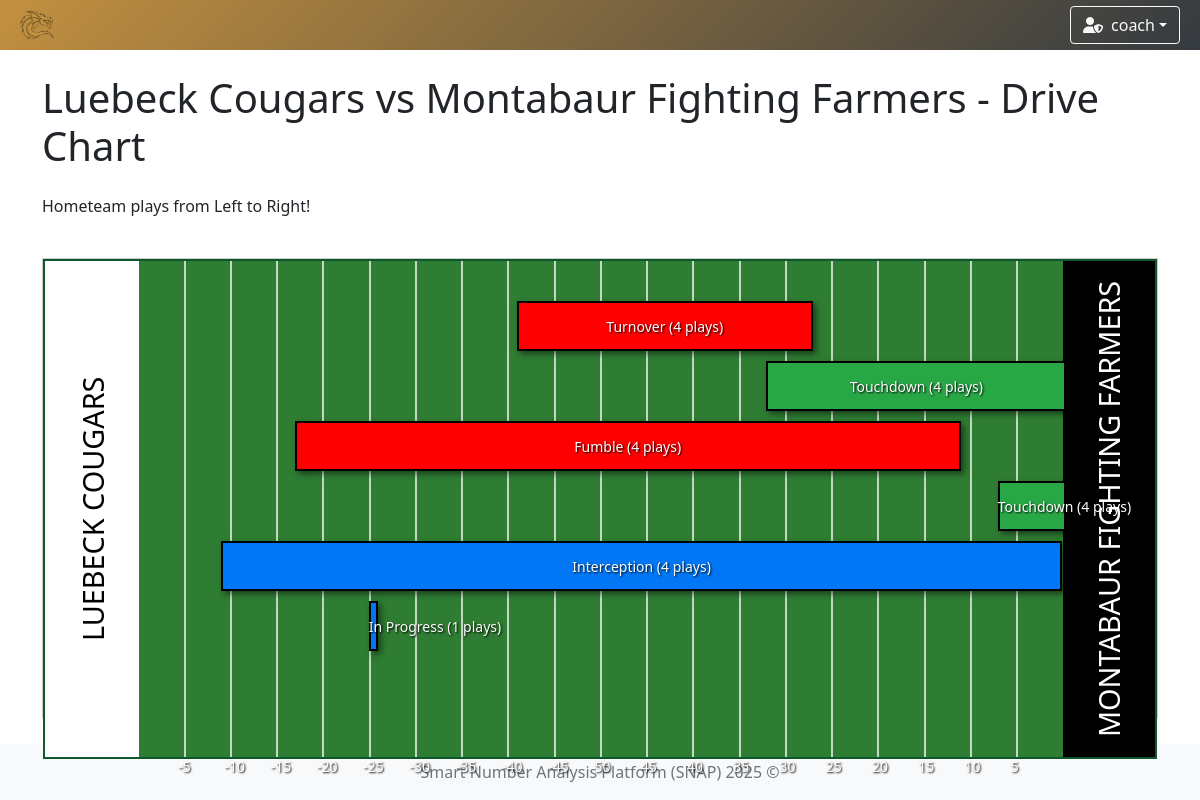
Before: /games/3/drive-chart (signed in) with the older database file.
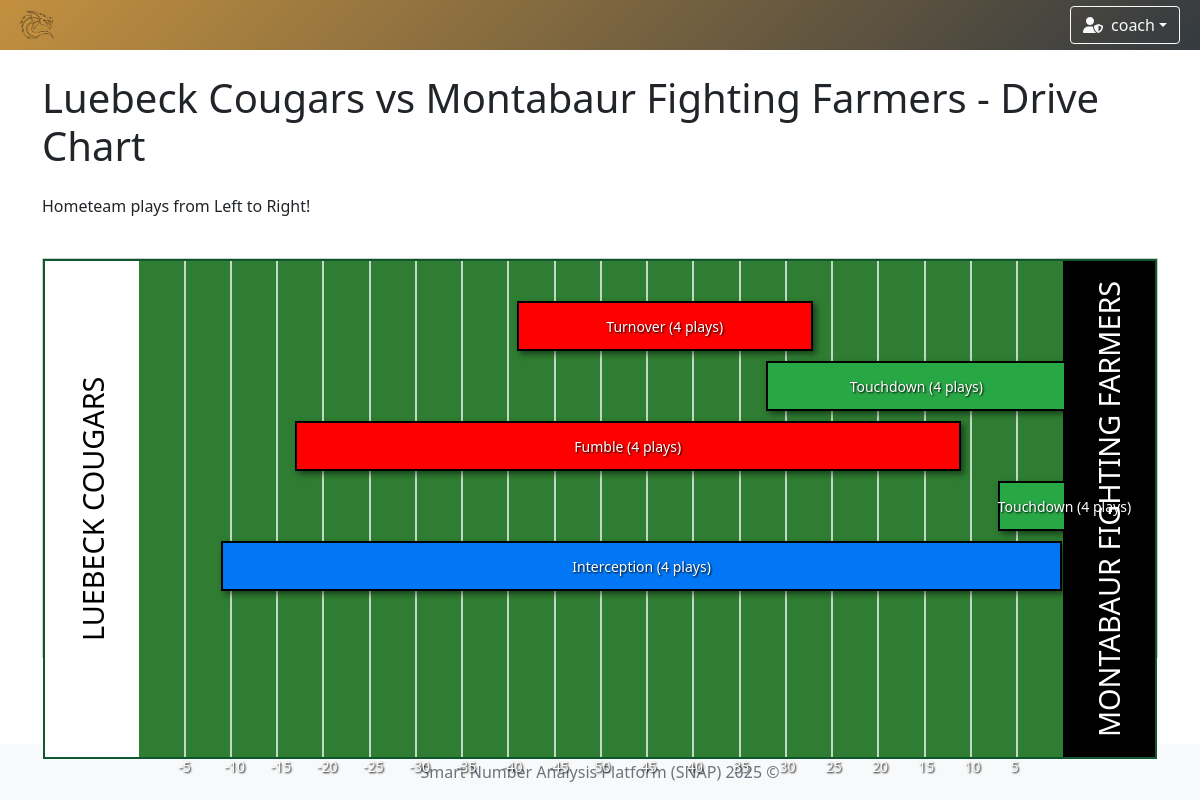
After: the same page with the newer database file.
### app/models/drive.py (models this page shows)
class DriveModel(db.Model):
    __tablename__ = 'drive'
    id = db.Column(db.Integer, primary_key=True)
    game_id = db.Column(db.Integer, db.ForeignKey('game.id'), nullable=False)
    result = db.Column(db.String(50))
    ended = db.Column(db.Boolean, default=False)
    plays = db.relationship('PlayModel', backref='drive', lazy=True, cascade='all, delete-orphan')

### app/controllers/game.py (the view)
    @login_required
    def drive_chart(self, game_id):
        game = GameModel.get_by_id(game_id)
        drives = DriveModel.query.filter_by(game_id=game_id).all()
        drives_data = []
        home_team = game.home_team
        away_team = game.away_team
        home_team_color = home_team.primary_color if home_team else "#010748"
        away_team_color = away_team.primary_color if home_team else "#010748"
        home_team_text_color = get_readable_text_color(home_team_color) if home_team else "#FFFFFF"
        away_team_text_color = get_readable_text_color(away_team_color) if home_team else "#FFFFFF"
        for drive in drives:
            plays = PlayModel.query.filter_by(drive_id=drive.id).order_by(PlayModel.id).all()
            number_plays = len(plays)
            if number_plays == 0 or not plays:
                continue  # if no play in a drive, continue with the next
            raw_start = plays[0].yard_line
            raw_end = plays[-1].yard_line
            start_yard = self.convert(raw_start)
            end_yard = self.convert(raw_end) + plays[-1].gain_loss
            if drive.result and drive.result.lower() == 'touchdown': end_yard = 100
            start_yard = max(0, min(100, start_yard))
            end_yard = max(0, min(100, end_yard))
            loss_detected = end_yard < start_yard
            if loss_detected:
                temp = start_yard
                start_yard = end_yard
                end_yard = temp
            drives_data.append({
                'id': drive.id,
                'team': game.name.split(' vs ')[0],
                'start': start_yard,
                'end': end_yard,
                'result': drive.result or 'Unknown',
                'play_count': len(plays),
                'loss': loss_detected
            })
        return render_template(
            template_name_or_list='drive/drive_chart.html',
            game=game,
            drives=drives_data,
            max=max,
            home = home_team_color,
            away = away_team_color,
            home_text = home_team_text_color,
            away_text = away_team_text_color
        )

### app/controllers/game.py (called while the page is built)
def get_readable_text_color(hex_color):
    hex_color = hex_color.lstrip('#')
    r, g, b = [int(hex_color[i:i+2], 16) for i in (0, 2, 4)]
    brightness = 0.299 * r + 0.587 * g + 0.114 * b
    return "#000000" if brightness > 186 else "#ffffff"

    @staticmethod
    def convert(yard_line: int) -> int:
        if yard_line == 50:
            return 50
        if yard_line < 0:
            return -yard_line
        return 100 - yard_line

### app/controllers/user.py (called while the page is built)
    @staticmethod
    def load_user(user_id):
        return UserModel.query.get(int(user_id))

### app/models/game.py (called while the page is built)
    @classmethod
    def get_by_id(cls, game_id: int) -> Optional['GameModel']:
        return cls.query.get_or_404(game_id)

### run.py (called while the page is built)
    def _inject_context(self) -> None:
        @self.app.context_processor
        def inject_teams() -> dict:
            try:
                teams = TeamModel.query.all()
                return dict(teams=teams)
            except Exception as e:
                print(f"[!] Error injecting teams: {str(e)} ({type(e).__name__})")
                return dict(teams=[])

### app/templates/drive/drive_chart.html (shortened to what this page needs)
{% extends "system/base.html" %}
{% block content %}
<div class="container">
    <h1 class="mb-4">
        {{ game.home_team.name if game.home_team else 'HOME' }} vs
        {{ game.away_team.name if game.away_team else 'OPPONENT' }}
         - Drive Chart
    </h1>
    <div class="row">
        <div class="col">
            <p>Hometeam plays from Left to Right!</p>
            <div class="drive-chart" style="height: {{ drives|length * 60 + 100 }}px;">
                <div class="field-container"style="background: linear-gradient(to right,
                    {{ home }} 0%,{{ home }} 8.5%,
                    #2e7d32 8.5%,#2e7d32 91.75%,
                    {{ away }} 91.75%,{{ away }} 100%) !important;">
                    <div class="team-name-left" style=" color: {{ home_text }};">
                        {{ game.home_team.name if game.home_team else 'HOME' }}
                    </div>
                    <div class="team-name-right" style=" color: {{ away_text }};">
                        {{ game.away_team.name if game.away_team else 'OPPONENT' }}
                    </div>
                    {% for i in range(1, 20) %}
                    {% set yard = i * 5 %}
                    <div class="yard-line" style="left: {{ (i * 5) / 1.2 + 8.33 }}%;"></div>
                    <div class="yard-line-number" style="left: {{ (i * 5) / 1.2 + 8.33 - 0.5 }}%;">
                        {% if i == 10 %}
                        50
                        {% elif i < 10 %} {{ yard * (-1) }} {% else %} {{ 100 - yard }} {% endif %} </div>
                            {% endfor %}
                            {% for drive in drives %}
                            <div class="drive-line" style="top: {{ 40 + (loop.index0 * 60) }}px;">
                                <div class="drive-bar
                                {{ 'loss' if drive.loss else 'gain' }}
                                {{ drive.result|lower|replace(' ', '-') }}"
                                    style="left: {{ ((drive.start / 100) * 100) / 1.2 + 8.33 }}%;
                                    {% if drive.result|lower == 'touchdown' %}
                                        width: {{ 92 - (((drive.start / 100) * 100) / 1.2 + 8.33) }}%;
                                    {% else %}
                                        width: {{ (((drive.end - drive.start) / 100) * 100 | abs) / 1.2 }}%;
                                    {% endif %}
                                 ">
                                </div>
                                <div class="drive-label" style="left: {{ ((drive.start / 100) * 100) / 1.2 + 8.33 }}%;
                                    {% if drive.result|lower == 'touchdown' %}
                                        width: {{ 92 - (((drive.start / 100) * 100) / 1.2 + 8.33) }}%;
                                    {% else %}
                                        width: {{ (((drive.end - drive.start) / 100) * 100 | abs) / 1.2 }}%;
                                    {% endif %}">
                                    {{ drive.result or 'In Progress' }}
                                    ({{ drive.play_count if drive.play_count is defined else 'N/A' }} plays)
                                </div>
                            </div>
                            {% endfor %}
                    </div>
                </div>
            </div>
        </div>
    </div>
    {% endblock %}

Changed rows visible on the page:
removed DriveModel: result "In Progress", play_count "1"
Other visible differences:
{{ drives|length * 60 + 100 }}: 460 → 400 (drawn)
